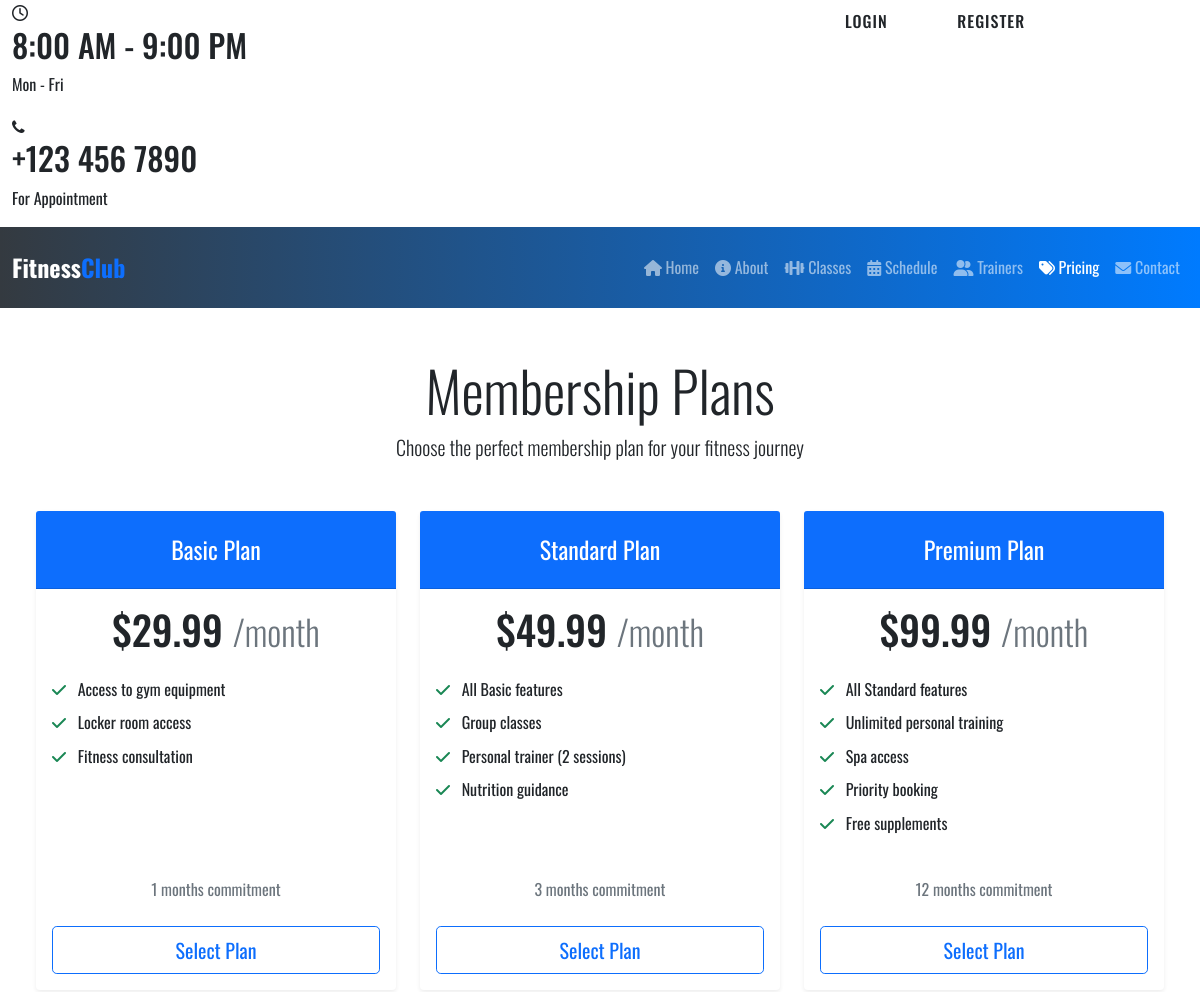
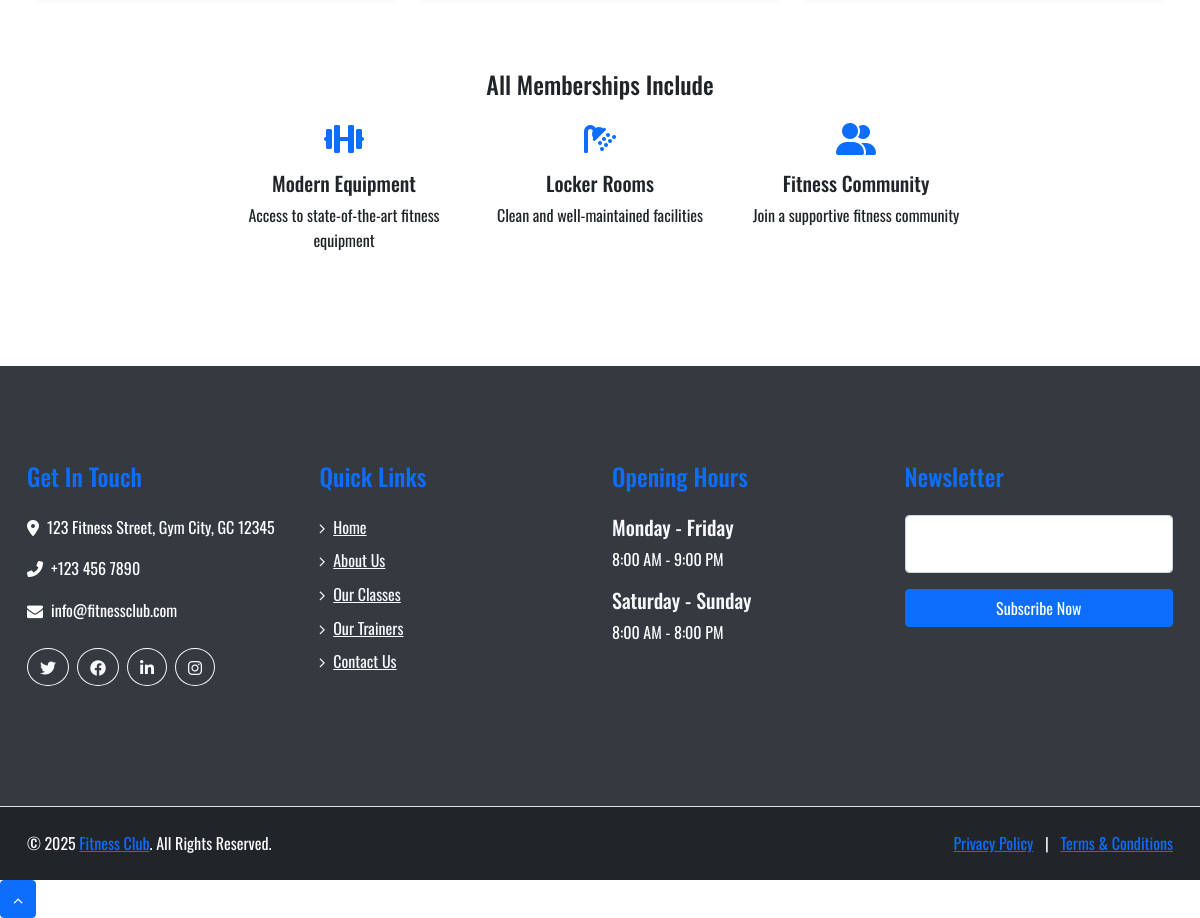
/pricing.php, run on the app's committed database (2 pictures, top to bottom).
### tables this page shows
CREATE TABLE membership_plans (
    id INT PRIMARY KEY AUTO_INCREMENT,
    name VARCHAR(100) NOT NULL,
    description TEXT,
    duration INT NOT NULL,  
    price DECIMAL(10,2) NOT NULL,
    features JSON,
    status ENUM('active', 'inactive') DEFAULT 'active',
    created_at DATETIME DEFAULT CURRENT_TIMESTAMP
);

### includes/db.php (called while the page is built, shortened)
<?php
class Database
{
    private static $instance = null;
    private $conn;
    private function __construct()
    {
        try {
            $dsn = "mysql:host=" . DB_HOST .
                ";dbname=" . DB_NAME .
                ";charset=" . DB_CHARSET;
            $options = [
                PDO::ATTR_ERRMODE => PDO::ERRMODE_EXCEPTION,
                PDO::ATTR_DEFAULT_FETCH_MODE => PDO::FETCH_ASSOC,
                PDO::ATTR_EMULATE_PREPARES => false,
            ];
            $this->conn = new PDO($dsn, DB_USER, DB_PASS, $options);
        } catch (PDOException $e) {
            error_log("Connection Error: " . $e->getMessage());
            throw new Exception("Database connection failed");
        }
    }
    public static function getInstance()
    {
        if (self::$instance === null) {
            self::$instance = new self();
        }
        return self::$instance;
    }
    public function query($sql, $params = [])
    {
        try {
            $stmt = $this->conn->prepare($sql);
            $stmt->execute($params);
            return $stmt;
        } catch (PDOException $e) {
            error_log("Query Error: " . $e->getMessage());
            throw new Exception("Database query failed");
        }
    }
    public function fetchAll($sql, $params = [])
    {
        try {
            $stmt = $this->query($sql, $params);
            return $stmt->fetchAll();
        } catch (Exception $e) {
            error_log("FetchAll Error: " . $e->getMessage());
            throw new Exception("Failed to fetch data");
        }
    }
}

### includes/auth.php (called while the page is built, shortened)
<?php
require_once 'db.php';
class Auth {
    public function isLoggedIn() {
        return isset($_SESSION['user_id']) && !empty($_SESSION['user_id']);
    }
}
?>

### pricing.php (the view, shortened to what this page needs)
<?php
require_once 'includes/auth.php';
$db = Database::getInstance();
$plans_query = "SELECT * FROM membership_plans WHERE status = 'active' ORDER BY price ASC";
$plans = $db->fetchAll($plans_query);
?>
<?php include 'includes/header.php'; ?>
<div class="container-fluid py-5">
    <div class="container">
        <div class="text-center mb-5">
            <h1 class="display-4">Membership Plans</h1>
            <p class="lead">Choose the perfect membership plan for your fitness journey</p>
        </div>
        <div class="row">
            <?php foreach ($plans as $plan): ?>
                <div class="col-lg-4 mb-4">
                    <div class="card shadow-sm h-100">
                        <div class="card-header bg-primary text-white text-center py-4">
                            <h4 class="my-0 fw-normal"><?php echo htmlspecialchars($plan['name']); ?></h4>
                        </div>
                        <div class="card-body d-flex flex-column">
                            <h1 class="card-title text-center mb-4">
                                $<?php echo number_format($plan['price'], 2); ?>
                                <small class="text-muted fw-light">/month</small>
                            </h1>
                            <div class="mb-4">
                                <?php
                                $features = json_decode($plan['features'], true);
                                if ($features):
                                ?>
                                    <ul class="list-unstyled">
                                        <?php foreach ($features as $feature): ?>
                                            <li class="mb-2">
                                                <i class="fas fa-check text-success me-2"></i>
                                                <?php echo htmlspecialchars($feature); ?>
                                            </li>
                                        <?php endforeach; ?>
                                    </ul>
                                <?php endif; ?>
                            </div>
                            <div class="mt-auto">
                                <p class="text-muted text-center mb-4">
                                    <?php echo $plan['duration']; ?> months commitment
                                </p>
                                <form action="<?php echo htmlspecialchars($_SERVER["PHP_SELF"]); ?>"
                                    method="post" class="text-center">
                                    <button type="submit"
                                        name="purchase_plan"
                                        class="btn btn-lg btn-outline-primary w-100">
                                        Select Plan
                                    </button>
                                </form>
                            </div>
                        </div>
                    </div>
                </div>
            <?php endforeach; ?>
        </div>
        <div class="row mt-5">
            <div class="col-md-8 mx-auto text-center">
                <h4>All Memberships Include</h4>
                <div class="row mt-4">
                    <div class="col-md-4">
                        <i class="fas fa-dumbbell fa-2x mb-3 text-primary"></i>
                        <h5>Modern Equipment</h5>
                        <p>Access to state-of-the-art fitness equipment</p>
                    </div>
                    <div class="col-md-4">
                        <i class="fas fa-shower fa-2x mb-3 text-primary"></i>
                        <h5>Locker Rooms</h5>
                        <p>Clean and well-maintained facilities</p>
                    </div>
                    <div class="col-md-4">
                        <i class="fas fa-user-friends fa-2x mb-3 text-primary"></i>
                        <h5>Fitness Community</h5>
                        <p>Join a supportive fitness community</p>
                    </div>
                </div>
            </div>
        </div>
    </div>
</div>
<?php include 'includes/footer.php'; ?>

### includes/header.php (shortened to what this page needs)
<?php
require_once 'auth.php';
$auth = new Auth();
$isLoggedIn = $auth->isLoggedIn();
$currentUser = $isLoggedIn ? $auth->getCurrentUser() : null;
$currentPage = basename($_SERVER['PHP_SELF']);
?>
<!DOCTYPE html>
<html lang="en">
<head>
    <link href="https://cdn.jsdelivr.net/npm/bootstrap@5.1.3/dist/css/bootstrap.min.css" rel="stylesheet">
    <link href="https://cdnjs.cloudflare.com/ajax/libs/font-awesome/6.0.0/css/all.min.css" rel="stylesheet">
    <link href="css/animate.css" rel="stylesheet">
    <link href="css/style.css" rel="stylesheet">
    <link href="css/custom.css" rel="stylesheet">
</head>
<body>
    <div class="top-bar d-none d-md-block">
        <div class="container-fluid">
            <div class="row">
                <div class="col-md-8">
                    <div class="top-bar-left">
                        <div class="text">
                            <i class="far fa-clock"></i>
                            <h2>8:00 AM - 9:00 PM</h2>
                            <p>Mon - Fri</p>
                        </div>
                        <div class="text">
                            <i class="fa fa-phone"></i>
                            <h2>+123 456 7890</h2>
                            <p>For Appointment</p>
                        </div>
                    </div>
                </div>
                <div class="col-md-4">
                    <div class="top-bar-right">
                        <?php if ($isLoggedIn): ?>
                            <div class="dropdown">
                                <button class="btn btn-custom dropdown-toggle" type="button" id="userDropdown"
                                    data-bs-toggle="dropdown" aria-expanded="false">
                                    <i class="fas fa-user"></i>
                                    <?php echo htmlspecialchars($currentUser['name']); ?>
                                </button>
                                <ul class="dropdown-menu dropdown-menu-end" aria-labelledby="userDropdown">
                                    <li><a class="dropdown-item" href="member/dashboard.php">
                                            <i class="fas fa-tachometer-alt me-2"></i>Dashboard</a></li>
                                    <li><a class="dropdown-item" href="member/profile.php">
                                            <i class="fas fa-user-circle me-2"></i>Profile</a></li>
                                    <li>
                                        <hr class="dropdown-divider">
                                    </li>
                                    <li><a class="dropdown-item" href="logout.php">
                                            <i class="fas fa-sign-out-alt me-2"></i>Logout</a></li>
                                </ul>
                            </div>
                        <?php else: ?>
                            <div class="social">
                                <a href="login.php" class="btn btn-custom">Login</a>
                                <a href="register.php" class="btn btn-custom">Register</a>
                            </div>
                        <?php endif; ?>
                    </div>
                </div>
            </div>
        </div>
    </div>
    <nav class="navbar navbar-expand-lg navbar-dark bg-dark navbar-custom sticky-top">
        <div class="container-fluid">
            <a href="index.php" class="navbar-brand">
                Fitness<span class="text-primary">Club</span>
            </a>
            <div class="collapse navbar-collapse" id="navbarCollapse">
                <div class="navbar-nav ms-auto">
                    <a href="index.php" class="nav-item nav-link <?php echo $currentPage == 'index.php' ? 'active' : ''; ?>">
                        <i class="fas fa-home"></i> Home
                    </a>
                    <a href="about.php" class="nav-item nav-link <?php echo $currentPage == 'about.php' ? 'active' : ''; ?>">
                        <i class="fas fa-info-circle"></i> About
                    </a>
                    <a href="admin/classes.php" class="nav-item nav-link <?php echo $currentPage == 'classes.php' ? 'active' : ''; ?>">
                        <i class="fas fa-dumbbell"></i> Classes
                    </a>
                    <a href="schedule.php" class="nav-item nav-link <?php echo $currentPage == 'schedule.php' ? 'active' : ''; ?>">
                        <i class="fas fa-calendar-alt"></i> Schedule
                    </a>
                    <a href="admin/trainers.php" class="nav-item nav-link <?php echo $currentPage == 'trainers.php' ? 'active' : ''; ?>">
                        <i class="fas fa-user-friends"></i> Trainers
                    </a>
                    <a href="pricing.php" class="nav-item nav-link <?php echo $currentPage == 'pricing.php' ? 'active' : ''; ?>">
                        <i class="fas fa-tags"></i> Pricing
                    </a>
                    <a href="contact.php" class="nav-item nav-link <?php echo $currentPage == 'contact.php' ? 'active' : ''; ?>">
                        <i class="fas fa-envelope"></i> Contact
                    </a>
                </div>
            </div>
        </div>
    </nav>
    <div class="container-fluid">

### includes/footer.php (shortened to what this page needs)
</div>
    <div class="footer container-fluid mt-5 py-5">
        <div class="container py-5">
            <div class="row">
                <div class="col-lg-3 col-md-6 mb-4">
                    <h4 class="text-primary mb-4">Get In Touch</h4>
                    <p><i class="fa fa-map-marker-alt me-2"></i>123 Fitness Street, Gym City, GC 12345</p>
                    <p><i class="fa fa-phone-alt me-2"></i>+123 456 7890</p>
                    <p><i class="fa fa-envelope me-2"></i>info@fitnessclub.com</p>
                    <div class="d-flex justify-content-start mt-4">
                        <a class="btn btn-outline-light rounded-circle me-2" href="#"><i class="fab fa-twitter"></i></a>
                        <a class="btn btn-outline-light rounded-circle me-2" href="#"><i class="fab fa-facebook-f"></i></a>
                        <a class="btn btn-outline-light rounded-circle me-2" href="#"><i class="fab fa-linkedin-in"></i></a>
                        <a class="btn btn-outline-light rounded-circle" href="#"><i class="fab fa-instagram"></i></a>
                    </div>
                </div>
                <div class="col-lg-3 col-md-6 mb-4">
                    <h4 class="text-primary mb-4">Quick Links</h4>
                    <div class="d-flex flex-column justify-content-start">
                        <a class="text-light mb-2" href="index.php"><i class="fa fa-angle-right me-2"></i>Home</a>
                        <a class="text-light mb-2" href="about.php"><i class="fa fa-angle-right me-2"></i>About Us</a>
                        <a class="text-light mb-2" href="admin/classes.php"><i class="fa fa-angle-right me-2"></i>Our Classes</a>
                        <a class="text-light mb-2" href="admin/trainers.php"><i class="fa fa-angle-right me-2"></i>Our Trainers</a>
                        <a class="text-light" href="contact.php"><i class="fa fa-angle-right me-2"></i>Contact Us</a>
                    </div>
                </div>
                <div class="col-lg-3 col-md-6 mb-4">
                    <h4 class="text-primary mb-4">Opening Hours</h4>
                    <h5 class="text-light">Monday - Friday</h5>
                    <p>8:00 AM - 9:00 PM</p>
                    <h5 class="text-light">Saturday - Sunday</h5>
                    <p>8:00 AM - 8:00 PM</p>
                </div>
                <div class="col-lg-3 col-md-6 mb-4">
                    <h4 class="text-primary mb-4">Newsletter</h4>
                    <form action="">
                        <div class="form-floating mb-3">
                            <input type="email" class="form-control" id="newsletterEmail" placeholder="name@example.com">
                            <label for="newsletterEmail">Email address</label>
                        </div>
                        <button class="btn btn-primary w-100">Subscribe Now</button>
                    </form>
                </div>
            </div>
        </div>
    </div>
    <div class="container-fluid bg-dark text-light border-top py-4">
        <div class="container">
            <div class="row">
                <div class="col-md-6 text-center text-md-start mb-3 mb-md-0">
                    &copy; <?php echo date('Y'); ?> <a class="text-primary" href="#"><?php echo SITE_NAME; ?></a>. All Rights Reserved.
                </div>
                <div class="col-md-6 text-center text-md-end">
                    <ul class="list-inline mb-0">
                        <li class="list-inline-item"><a href="#">Privacy Policy</a></li>
                        <li class="list-inline-item"><span class="text-light">|</span></li>
                        <li class="list-inline-item"><a href="#">Terms & Conditions</a></li>
                    </ul>
                </div>
            </div>
        </div>
    </div>
    <a href="#" class="btn btn-primary back-to-top"><i class="fa fa-angle-up"></i></a>
</body>
</html>

### css/style.css (style rules this page uses)
body { margin:0; padding:0; overflow-x: hidden; }
* { box-sizing: border-box; margin:0; padding:0; font-family: 'Oswald', sans-serif; }
.container { max-width: 1170px; margin: auto; }

### css/custom.css (style rules this page uses)
:root { --primary-color: #007bff; --secondary-color: #6c757d; --success-color: #28a745; --warning-color: #ffc107; --danger-color: #dc3545; --light-color: #f8f9fa; --dark-color: #343a40; }
body { font-family: 'Roboto', sans-serif; line-height: 1.6; }
.navbar-custom { background: linear-gradient(to right, var(--dark-color), var(--primary-color)); padding: 1rem 0; }
.navbar-brand { font-weight: 700; font-size: 1.5rem; }
.card { transition: transform 0.3s ease; border: none; }
.btn-custom { border-radius: 25px; padding: 0.5rem 2rem; text-transform: uppercase; font-weight: 500; letter-spacing: 1px; }
.footer { background-color: var(--dark-color); color: white; padding: 4rem 0 2rem; }

### data on the page
membership_plans: name "Basic Plan", price "29.99", features "Access to gym equipment", features "Locker room access", features "Fitness consultation", duration "1"
membership_plans: name "Standard Plan", price "49.99", features "All Basic features", features "Group classes", features "Personal trainer (2 sessions)", features "Nutrition guidance", duration "3"
membership_plans: name "Premium Plan", price "99.99", features "All Standard features", features "Unlimited personal training", features "Spa access", features "Priority booking", features "Free supplements", duration "12"

### other printed values
SITE_NAME "Fitness Club"
